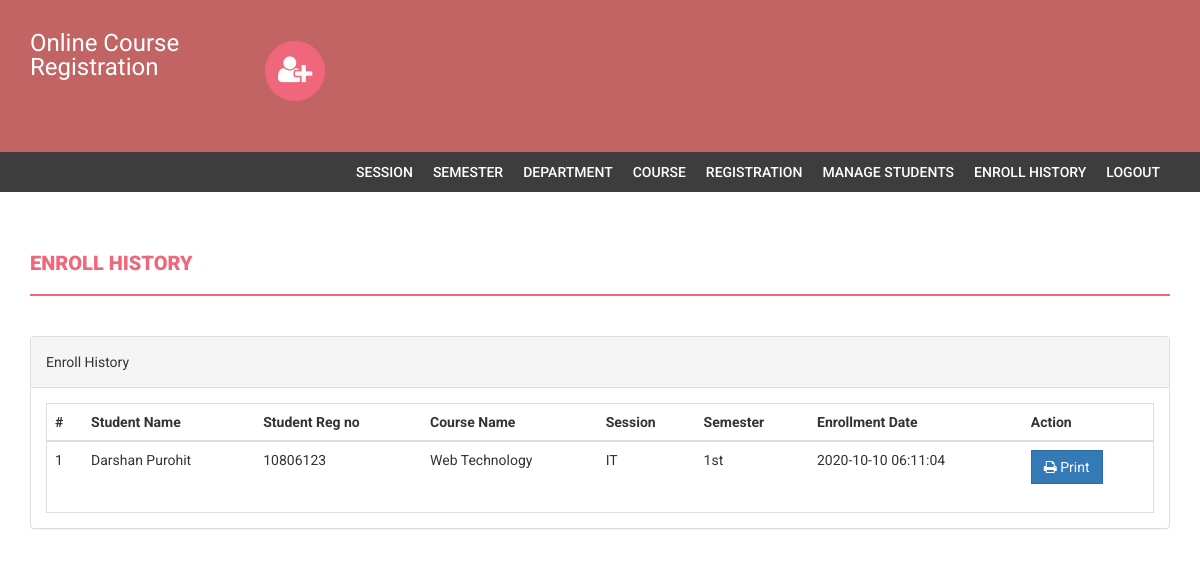
Page /admin/enroll-history.php (signed in) on the committed database.
### tables this page shows
CREATE TABLE `courseenrolls` (
  `id` int(11) NOT NULL,
  `studentRegno` varchar(255) DEFAULT NULL,
  `pincode` varchar(255) DEFAULT NULL,
  `session` int(11) DEFAULT NULL,
  `department` int(11) DEFAULT NULL,
  `level` int(11) DEFAULT NULL,
  `semester` int(11) DEFAULT NULL,
  `course` int(11) DEFAULT NULL,
  `enrollDate` timestamp NULL DEFAULT current_timestamp()
);

CREATE TABLE `students` (
  `StudentRegno` varchar(255) NOT NULL,
  `studentPhoto` varchar(255) DEFAULT NULL,
  `password` varchar(255) DEFAULT NULL,
  `studentName` varchar(255) DEFAULT NULL,
  `pincode` varchar(255) DEFAULT NULL,
  `session` varchar(255) DEFAULT NULL,
  `department` varchar(255) DEFAULT NULL,
  `semester` varchar(255) DEFAULT NULL,
  `cgpa` decimal(10,2) DEFAULT NULL,
  `creationdate` timestamp NULL DEFAULT current_timestamp(),
  `updationDate` varchar(255) DEFAULT NULL
);

CREATE TABLE `course` (
  `id` int(11) NOT NULL,
  `courseCode` varchar(255) DEFAULT NULL,
  `courseName` varchar(255) DEFAULT NULL,
  `courseUnit` varchar(255) DEFAULT NULL,
  `noofSeats` int(11) DEFAULT NULL,
  `creationDate` timestamp NULL DEFAULT current_timestamp(),
  `updationDate` varchar(255) DEFAULT NULL
);

CREATE TABLE `department` (
  `id` int(11) NOT NULL,
  `department` varchar(255) DEFAULT NULL,
  `creationDate` timestamp NULL DEFAULT current_timestamp()
);

CREATE TABLE `semester` (
  `id` int(11) NOT NULL,
  `semester` varchar(255) DEFAULT NULL,
  `creationDate` timestamp NULL DEFAULT current_timestamp(),
  `updationDate` varchar(255) DEFAULT NULL
);

### admin/enroll-history.php (the view, shortened to what this page needs)
<?php
if(strlen($_SESSION['alogin'])==0)
    {
header('location:index.php');
}
else{
?>
<!DOCTYPE html>
<html xmlns="http://www.w3.org/1999/xhtml">
<head>
    <link href="assets/css/bootstrap.css" rel="stylesheet" />
    <link href="assets/css/font-awesome.css" rel="stylesheet" />
    <link href="assets/css/style.css" rel="stylesheet" />
</head>
<body>
<?php include('includes/header.php');?>
<?php if($_SESSION['alogin']!="")
{
 include('includes/menubar.php');
}
 ?>
    <div class="content-wrapper">
        <div class="container">
              <div class="row">
                    <div class="col-md-12">
                        <h1 class="page-head-line">Enroll History  </h1>
                    </div>
                </div>
                <div class="row" >
                <div class="col-md-12">
                    <div class="panel panel-default">
                        <div class="panel-heading">
                           Enroll History
                        </div>
                        <div class="panel-body">
                            <div class="table-responsive table-bordered">
                                <table class="table">
                                    <thead>
                                        <tr>
                                            <th>#</th>
                                                 <th>Student Name </th>
                                                    <th>Student Reg no </th>
                                            <th>Course Name </th>
                                            <th>Session </th>
                                                <th>Semester</th>
                                             <th>Enrollment Date</th>
                                             <th>Action</th>
                                        </tr>
                                    </thead>
                                    <tbody>
<?php
$sql=mysqli_query($con,"select courseenrolls.course as cid, course.courseName as courname,session.session as session,department.department as dept,courseenrolls.enrollDate as edate ,semester.semester as sem,students.studentName as sname,students.StudentRegno as sregno from courseenrolls join course on course.id=courseenrolls.course join session on session.id=courseenrolls.session join department on department.id=courseenrolls.department   join semester on semester.id=courseenrolls.semester join students on students.StudentRegno=courseenrolls.studentRegno ");
$cnt=1;
while($row=mysqli_fetch_array($sql))
{
?>
                                        <tr>
                                            <td><?php echo $cnt;?></td>
                                              <td><?php echo htmlentities($row['sname']);?></td>
                                            <td><?php echo htmlentities($row['sregno']);?></td>
                                            <td><?php echo htmlentities($row['courname']);?></td>
                                            <td><?php echo htmlentities($row['dept']);?></td>
                                            <td><?php echo htmlentities($row['sem']);?></td>
                                             <td><?php echo htmlentities($row['edate']);?></td>
                                            <td>
                                            <a href="print.php?id=<?php echo $row['cid']?>" target="_blank">
<button class="btn btn-primary"><i class="fa fa-print "></i> Print</button> </a>
                                            </td>
                                        </tr>
<?php
$cnt++;
} ?>
                                    </tbody>
                                </table>
                            </div>
                        </div>
                    </div>
                </div>
            </div>
        </div>
    </div>
</body>
</html>
<?php } ?>

### admin/assets/css/style.css (style rules this page uses)
body { font-family: 'Roboto', sans-serif; line-height: 30px; }
.content-wrapper { margin-top: 40px; min-height: 600px; padding-bottom: 60px; }
.page-head-line { font-weight: 900; padding-bottom: 20px; border-bottom: 2px solid #F0677C; text-transform: uppercase; color: #F0677C; font-size: 20px; margin-bottom: 40px; }
.btn { border-radius: 0px; -webkit-border-radius: 0px; -moz-border-radius: 0px; }

### rows in the picture
courseenrolls: students.studentName "Darshan Purohit", students.StudentRegno "10806123", course.courseName "Web Technology", department.department "IT", semester.semester "1st", enrollDate "2020-10-10 06:11:04"
